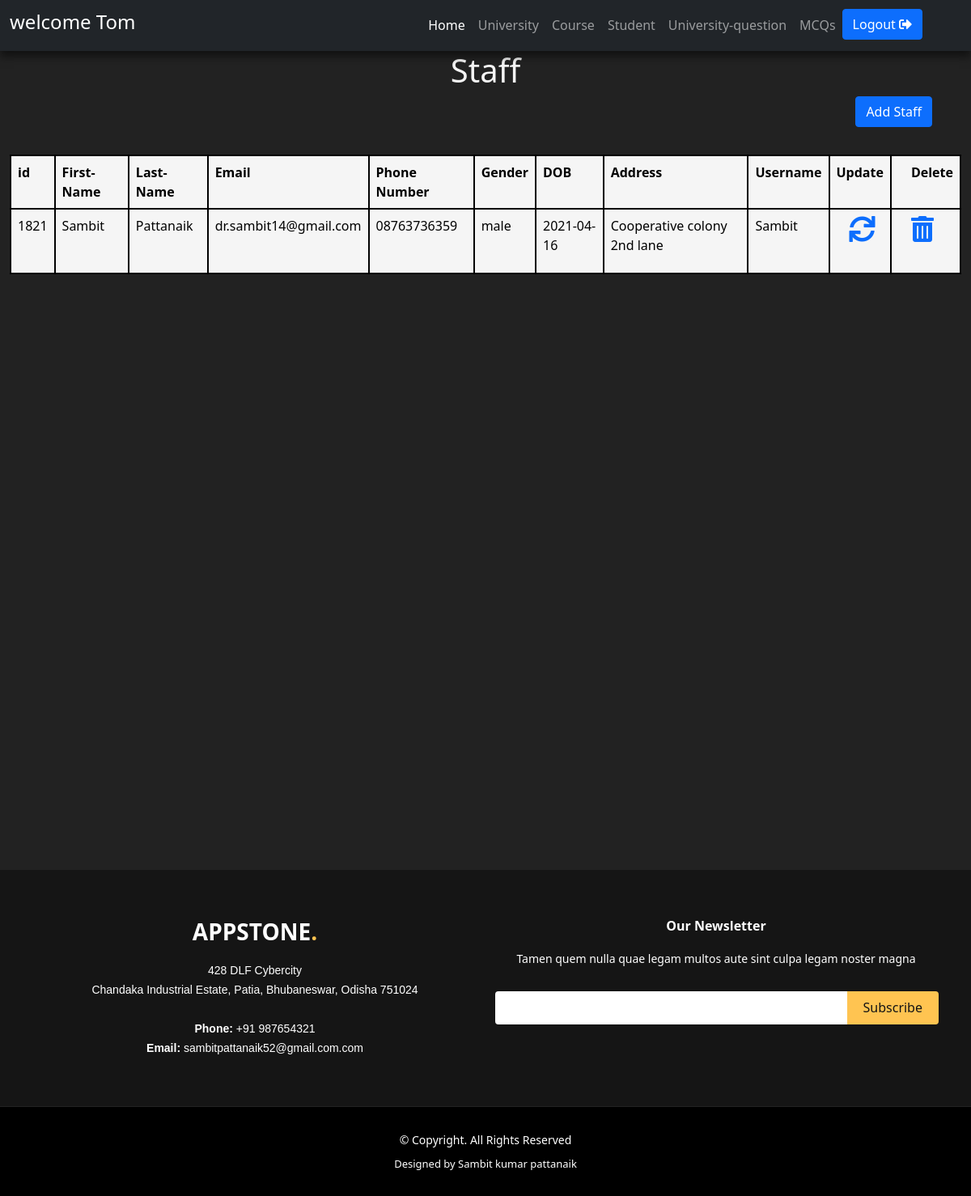
The page /staff.php (signed in) on the database its author committed.
### tables this page shows
CREATE TABLE `staff` (
  `id` int(11) NOT NULL,
  `fname` varchar(255) NOT NULL,
  `lname` varchar(255) NOT NULL,
  `email` varchar(255) NOT NULL,
  `mobile` varchar(255) NOT NULL,
  `gender` varchar(255) NOT NULL,
  `DOB` varchar(50) NOT NULL,
  `address` varchar(255) NOT NULL,
  `username` varchar(255) NOT NULL,
  `password` varchar(255) NOT NULL
);

### staff.php (the view, shortened to what this page needs)
<!doctype html>
<html lang="en">
<?php
 if(isset($_SESSION['username']))
 {
?>
<head>
    <link href="https://cdn.jsdelivr.net/npm/bootstrap@5.0.0-beta2/dist/css/bootstrap.min.css" rel="stylesheet">
    <link rel="stylesheet" href="admin page.css">
    <link rel="stylesheet" href="https://cdnjs.cloudflare.com/ajax/libs/font-awesome/4.7.0/css/font-awesome.min.css">
    <link rel="stylesheet" href="https://cdn.jsdelivr.net/npm/bootstrap-icons@1.4.0/font/bootstrap-icons.css">
    <link rel="stylesheet" href="https://cdnjs.cloudflare.com/ajax/libs/font-awesome/5.15.2/css/all.min.css" />
    <link rel="stylesheet" href="footer.css">
</head>
<body>
    <header>
        <nav class="navbar sticky-top navbar-expand-lg navbar-dark bg-dark" id="nave">
            <div class="container-fluid">
                <a class="navbar-brand" href="#"><?php
                 $user_email=$_SESSION['username'];
                 echo "<h4> welcome $user_email </h4>";
                 ?></a>
                <div class="collapse navbar-collapse" id="navbarSupportedContent">
                    <ul class="navbar-nav ms-auto me-5 mb-2 mb-lg-0">
                        <li class="nav-item">
                            <a class="nav-link active" aria-current="page" href="admin-page.php">Home</a>
                        </li>
                        <li class="nav-item">
                            <a class="nav-link" href="university.php">University</a>
                        </li>
                        <li class="nav-item">
                            <a class="nav-link" aria-current="page" href="courses.php">Course</a>
                        </li>
                        <li class="nav-item">
                            <a class="nav-link" href="Student.php">Student</a>
                        </li>
                        <li class="nav-item">
                            <a class="nav-link" href="University-questions.php">University-question</a>
                        </li>
                        <li class="nav-item">
                            <a class="nav-link" href="mcq.php">MCQs</a>
                        </li>
                        <form action="" method="POST">
                        <button type="submit" name="logout" class="btn btn-primary">Logout  <i class="fa fa-sign-out-alt"></i></button>
                        </form>
                    </ul>
                </div>
            </div>
        </nav>
    </header>
    <div class="section-title">
                <h1>Staff</h1>
            </div>
            <a href="admin-staff-regs.php"><button type="button" class="btn btn-primary float-end me-5" name="add">Add Staff</button></a>
            <br><br><br>
      <div class="container-fluid">
      <div class="table-responsive">
  <table class="table" style="color: black;background-color: whitesmoke; padding: 20px; border-radius: 5px;">
  <tr>
                <th style="border: 2px solid black;">id</th>
                <th  style="border: 2px solid black;">First-Name</th>
                <th  style="border: 2px solid black;">Last-Name</th>
                <th  style="border: 2px solid black;">Email</th>
                <th  style="border: 2px solid black;">Phone Number</th>
                <th  style="border: 2px solid black;">Gender</th>
                <th  style="border: 2px solid black;">DOB</th>
                <th  style="border: 2px solid black;">Address</th>
                <th  style="border: 2px solid black;">Username</th>
                <th style="border: 2px solid black;">Update</th>
                <th  style="border: 2px solid black;" class="ps-4">Delete</th>
            </tr>
            <?php
$connect= new mysqli("localhost","root","","qbms");
$query="select * from staff";
$result=$connect->query($query);
if($result->num_rows>0){
    while($row = $result->fetch_assoc()){
        echo "<tr  style=\"border:2px solid black; height:5rem;\">";
        echo "<td style=\"border:2px solid black;\">".$row['id']."</td>";
        echo "<td style=\"border:2px solid black;\">".$row['fname']."</td>";
        echo "<td style=\"border:2px solid black;\">".$row['lname']."</td>";
        echo "<td style=\"border:2px solid black;\">".$row['email']."</td>";
        echo "<td style=\"border:2px solid black;\">".$row['mobile']."</td>";
        echo "<td style=\"border:2px solid black;\">".$row['gender']."</td>";
        echo "<td style=\"border:2px solid black;\">".$row['DOB']."</td>";
        echo "<td style=\"border:2px solid black;\">".$row['address']."</td>";
        echo "<td style=\"border:2px solid black;\">".$row['username']."</td>";
        echo "<td style=\"border:2px solid black;\" class=\"ps-4\">"."<a href=\"update-staff.php?updateid=$row[id]\">"."<i class=\"fa fa-sync fa-2x\"></i>"."</a>"."</td>";
        echo "<td  class=\"ps-4\">"."<a href=\"delete-staff.php?delete=$row[id]\">"."<i class=\"fa fa-trash-alt fa-2x\"></i>"."</a>"."</td>";
        echo "</tr>";
    }
}else{
    echo "There's no data in the table";
}
?>
  </table>
</div>
      </div>
    <br><br><br><br><br><br><br><br><br><br><br><br><br><br><br><br><br><br><br><br><br><br><br><br><br><br><br><br><br><br>
    <footer id="footer">
        <div class="footer-top">
            <div class="container">
                <div class="row text-center">
                    <div class="col-lg-6 col-md-6">
                        <div class="footer-info" id="info">
                            <h3>Appstone<span>.</span></h3>
                            <p text-align-sm-left>
                                428 DLF Cybercity <br> Chandaka Industrial Estate, Patia, Bhubaneswar, Odisha 751024<br><br>
                                <strong>Phone:</strong> +91 987654321<br>
                                <strong>Email:</strong> sambitpattanaik52@gmail.com.com<br>
                            </p>
                        </div>
                    </div>
                    <div class="col-lg-6 col-md-6 footer-newsletter">
                        <h4>Our Newsletter</h4>
                        <p>Tamen quem nulla quae legam multos aute sint culpa legam noster magna</p>
                        <form action="" method="post">
                            <input type="email" name="email"><input type="submit" value="Subscribe">
                        </form>
                    </div>
                </div>
            </div>
        </div>
        <div class="container">
            <div class="copyright">
                &copy; Copyright. All Rights Reserved
            </div>
            <div class="credits">
                Designed by Sambit kumar pattanaik
            </div>
        </div>
    </footer>
</body>
</html>
<?php  }?>

### admin page.css (style rules this page uses)
body { background-color: #222; color: white; }
.section-title { text-align: center; text-shadow: black; color: whitesmoke; }

### footer.css (style rules this page uses)
#footer { background: black; padding: 0 0 30px 0; color: #fff; font-size: 14px; position: relative; }
#footer .footer-top { background: #151515; border-bottom: 1px solid #222222; padding: 60px 0 30px 0; }
#footer .footer-top .footer-info { margin-bottom: 30px; }
#footer .footer-top .footer-info h3 { font-size: 28px; margin: 0 0 20px 0; padding: 2px 0 2px 0; line-height: 1; font-weight: 700; text-transform: uppercase; }
#footer .footer-top .footer-info h3 span { color: #ffc451; }
#footer .footer-top .footer-info p { font-size: 14px; line-height: 24px; margin-bottom: 0; font-family: "Raleway", sans-serif; color: #fff; }
#footer .footer-top h4 { font-size: 16px; font-weight: 600; color: #fff; position: relative; padding-bottom: 12px; }
#footer .footer-top .footer-newsletter form { margin-top: 30px; background: #fff; padding: 6px 10px; position: relative; border-radius: 4px; }
#footer .footer-top .footer-newsletter form input[type="email"] { border: 0; padding: 4px; width: calc(100% - 110px); }
#footer .footer-top .footer-newsletter form input[type="submit"] { position: absolute; top: 0; right: -2px; bottom: 0; border: 0; background: none; font-size: 16px; padding: 0 20px; background: #ffc451; color: #151515; transition: 0.3s; border-radius: 0 4px 4px 0; }
#footer .copyright { text-align: center; padding-top: 30px; }
#footer .credits { padding-top: 10px; text-align: center; font-size: 13px; color: #fff; }

### rows shown on the page
staff: id "1821", fname "Sambit", lname "Pattanaik", email "dr.sambit14@gmail.com", mobile "08763736359", gender "male", DOB "2021-04-16", address "Cooperative colony 2nd lane", username "Sambit"

### other values the page prints
$user_email "Tom"
